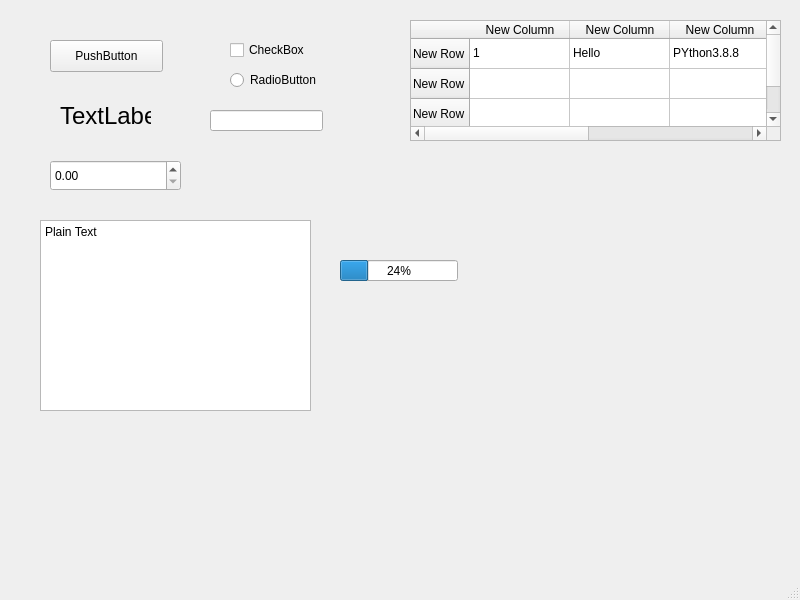
<?xml version="1.0" encoding="UTF-8"?>
<ui version="4.0">
 <class>MainWindow</class>
 <widget class="QMainWindow" name="MainWindow">
  <property name="geometry">
   <rect>
    <x>0</x>
    <y>0</y>
    <width>800</width>
    <height>600</height>
   </rect>
  </property>
  <property name="windowTitle">
   <string>MainWindow</string>
  </property>
  <widget class="QWidget" name="centralwidget">
   <widget class="QPushButton" name="pushButton">
    <property name="geometry">
     <rect>
      <x>50</x>
      <y>40</y>
      <width>113</width>
      <height>32</height>
     </rect>
    </property>
    <property name="text">
     <string>PushButton</string>
    </property>
   </widget>
   <widget class="QCheckBox" name="checkBox">
    <property name="geometry">
     <rect>
      <x>230</x>
      <y>40</y>
      <width>87</width>
      <height>20</height>
     </rect>
    </property>
    <property name="text">
     <string>CheckBox</string>
    </property>
   </widget>
   <widget class="QRadioButton" name="radioButton">
    <property name="geometry">
     <rect>
      <x>230</x>
      <y>70</y>
      <width>100</width>
      <height>20</height>
     </rect>
    </property>
    <property name="text">
     <string>RadioButton</string>
    </property>
   </widget>
   <widget class="QLineEdit" name="lineEdit">
    <property name="geometry">
     <rect>
      <x>210</x>
      <y>110</y>
      <width>113</width>
      <height>21</height>
     </rect>
    </property>
   </widget>
   <widget class="QLabel" name="label">
    <property name="geometry">
     <rect>
      <x>60</x>
      <y>100</y>
      <width>91</width>
      <height>31</height>
     </rect>
    </property>
    <property name="font">
     <font>
      <pointsize>18</pointsize>
     </font>
    </property>
    <property name="text">
     <string>TextLabel</string>
    </property>
   </widget>
   <widget class="QDoubleSpinBox" name="doubleSpinBox">
    <property name="geometry">
     <rect>
      <x>50</x>
      <y>160</y>
      <width>131</width>
      <height>31</height>
     </rect>
    </property>
   </widget>
   <widget class="QPlainTextEdit" name="plainTextEdit">
    <property name="geometry">
     <rect>
      <x>40</x>
      <y>220</y>
      <width>271</width>
      <height>191</height>
     </rect>
    </property>
    <property name="plainText">
     <string>Plain Text</string>
    </property>
   </widget>
   <widget class="QProgressBar" name="progressBar">
    <property name="geometry">
     <rect>
      <x>340</x>
      <y>260</y>
      <width>118</width>
      <height>21</height>
     </rect>
    </property>
    <property name="value">
     <number>24</number>
    </property>
   </widget>
   <widget class="QTableWidget" name="tableWidget">
    <property name="geometry">
     <rect>
      <x>410</x>
      <y>20</y>
      <width>371</width>
      <height>121</height>
     </rect>
    </property>
    <row>
     <property name="text">
      <string>New Row</string>
     </property>
    </row>
    <row>
     <property name="text">
      <string>New Row</string>
     </property>
    </row>
    <row>
     <property name="text">
      <string>New Row</string>
     </property>
    </row>
    <column>
     <property name="text">
      <string>New Column</string>
     </property>
    </column>
    <column>
     <property name="text">
      <string>New Column</string>
     </property>
    </column>
    <column>
     <property name="text">
      <string>New Column</string>
     </property>
    </column>
    <column>
     <property name="text">
      <string>New Column</string>
     </property>
    </column>
    <item row="0" column="0">
     <property name="text">
      <string>1</string>
     </property>
    </item>
    <item row="0" column="1">
     <property name="text">
      <string>Hello </string>
     </property>
    </item>
    <item row="0" column="2">
     <property name="text">
      <string>PYthon3.8.8</string>
     </property>
    </item>
   </widget>
  </widget>
  <widget class="QMenuBar" name="menubar">
   <property name="geometry">
    <rect>
     <x>0</x>
     <y>0</y>
     <width>800</width>
     <height>24</height>
    </rect>
   </property>
  </widget>
  <widget class="QStatusBar" name="statusbar"/>
 </widget>
 <resources/>
 <connections/>
</ui>
